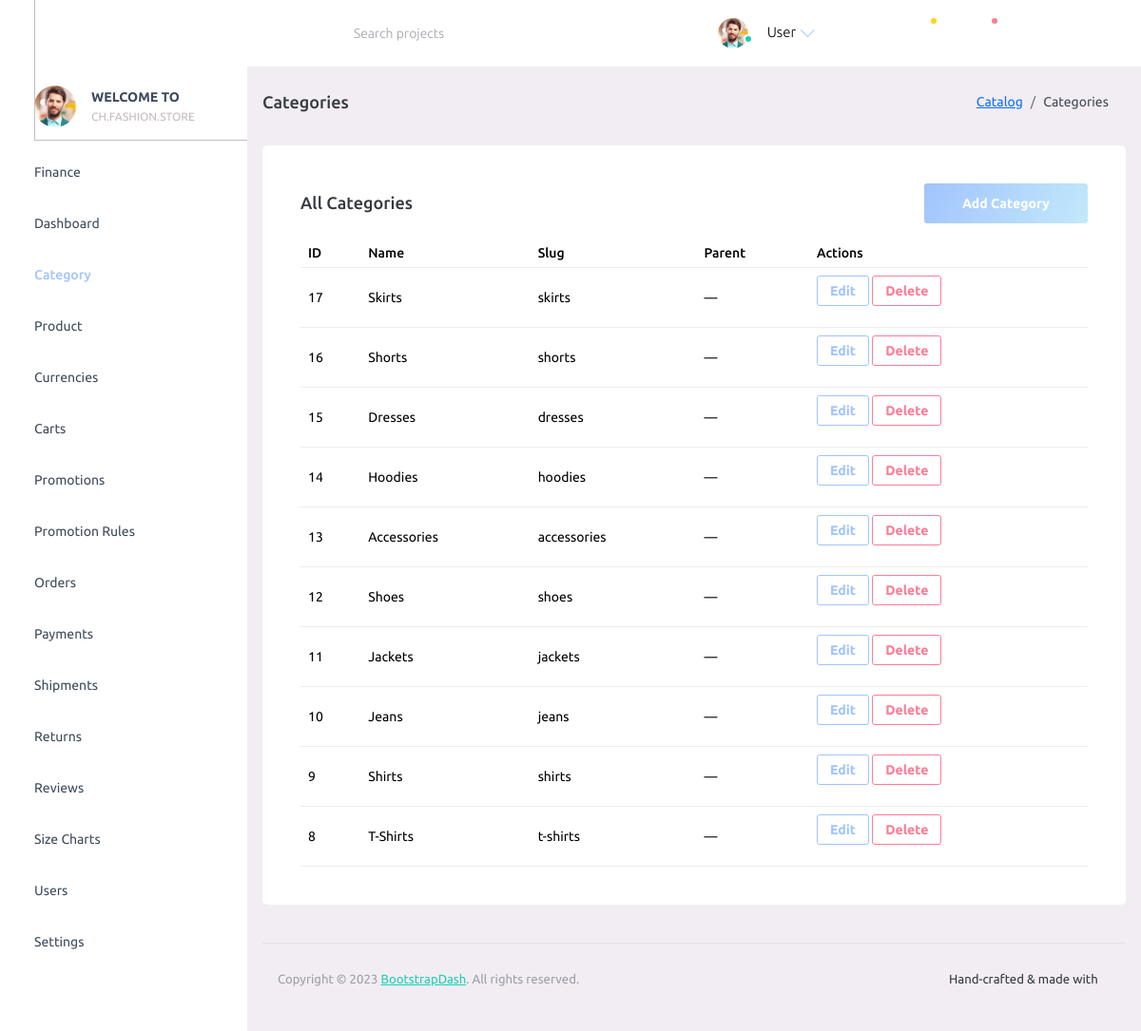
The page /admin/?p=category on the database as committed earlier.
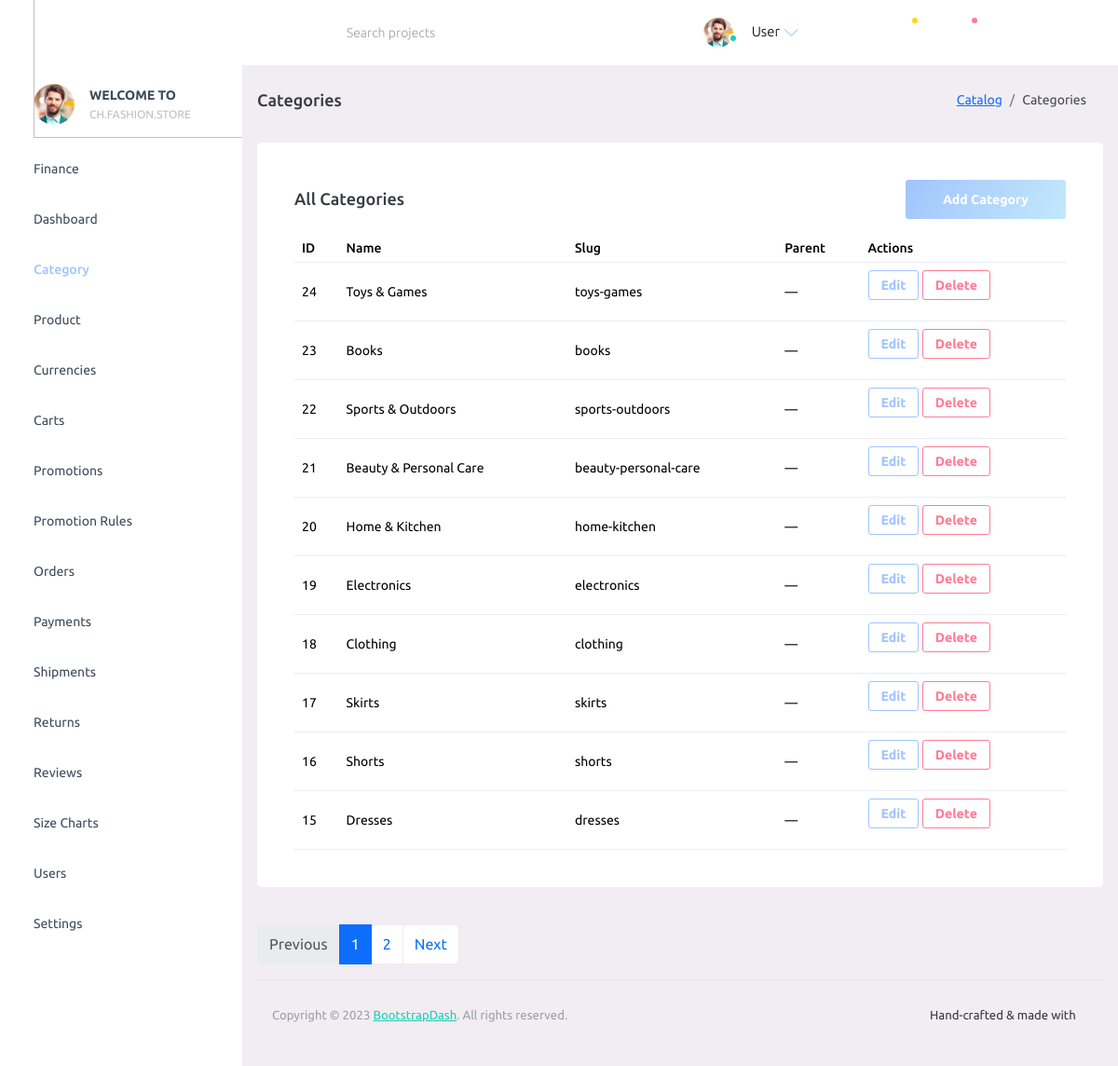
The same page on the database as committed later.
### tables this page shows
CREATE TABLE IF NOT EXISTS `categories` (
  `id` bigint(20) UNSIGNED NOT NULL AUTO_INCREMENT,
  `name` varchar(150) NOT NULL,
  `slug` varchar(180) NOT NULL,
  `parent_id` bigint(20) UNSIGNED DEFAULT NULL,
  PRIMARY KEY (`id`),
  UNIQUE KEY `slug` (`slug`),
  KEY `fk_categories_parent` (`parent_id`)
);

### admin/config/database.php (called while the page is built)
<?php
function db(): PDO
{
      static $pdo = null;
      if ($pdo instanceof PDO) {
            return $pdo;
      }
      $dsn = getenv('FS_DB_DSN') ?: 'mysql:host=127.0.0.1;port=3306;dbname=fashionstore;charset=utf8mb4';
      $user = getenv('FS_DB_USER') ?: 'root';
      $pass = getenv('FS_DB_PASS') ?: '';
      $options = [
            PDO::ATTR_ERRMODE => PDO::ERRMODE_EXCEPTION,
            PDO::ATTR_DEFAULT_FETCH_MODE => PDO::FETCH_ASSOC,
            PDO::ATTR_EMULATE_PREPARES => false,
      ];
      $pdo = new PDO($dsn, $user, $pass, $options);
      try {
            $pdo->exec("SET SESSION sql_mode='STRICT_TRANS_TABLES,ERROR_FOR_DIVISION_BY_ZERO,NO_ENGINE_SUBSTITUTION'");
      } catch (Throwable $e) {
      }
      return $pdo;
}

### admin/config/function.php (called while the page is built, shortened)
<?php
require_once __DIR__ . '/database.php';
function db_all(string $sql, array $params = []): array
{
      $stmt = db()->prepare($sql);
      $stmt->execute($params);
      return $stmt->fetchAll();
}
function db_one(string $sql, array $params = []): ?array
{
      $stmt = db()->prepare($sql);
      $stmt->execute($params);
      $row = $stmt->fetch();
      return $row === false ? null : $row;
}

### admin/pages/category.php (the view, shortened to what the changed rows need)
<?php
require_once __DIR__ . '/../config/function.php';
$page = max(1, (int)($_GET['page'] ?? 1));
$perPage = 10;
$offset = ($page - 1) * $perPage;
$totalRow = db_one('SELECT COUNT(*) AS c FROM categories');
$total = (int)($totalRow['c'] ?? 0);
$totalPages = max(1, (int)ceil($total / $perPage));
$cats = db_all('SELECT id, name, slug, parent_id FROM categories ORDER BY id DESC LIMIT ? OFFSET ?', [$perPage, $offset]);
?>
<div class="row">
      <div class="col-lg-12 grid-margin stretch-card">
            <div class="card">
                  <div class="card-body">
                        <div class="table-responsive">
                              <table class="table" id="categories-table">
                                    <thead>
                                          <tr>
                                                <th>ID</th>
                                                <th>Name</th>
                                                <th>Slug</th>
                                                <th>Parent</th>
                                                <th>Actions</th>
                                          </tr>
                                    </thead>
                                    <tbody>
                                          <?php foreach ($cats as $c): ?>
                                                <tr>
                                                      <td><?php echo (int)$c['id']; ?></td>
                                                      <td><?php echo htmlspecialchars($c['name'], ENT_QUOTES); ?></td>
                                                      <td><?php echo htmlspecialchars($c['slug'], ENT_QUOTES); ?></td>
                                                      <td>
                                                            <?php
                                                            $parentName = '—';
                                                            echo $parentName;
                                                            ?>
                                                      </td>
                                                      <td>
                                                            <button type="button" class="btn btn-sm btn-outline-primary" data-bs-toggle="modal" data-bs-target="#editCategoryModal-<?php echo (int)$c['id']; ?>">Edit</button>
                                                            <form method="post" style="display:inline-block" onsubmit="return confirm('Delete this category?');">
                                                                  <button type="submit" class="btn btn-sm btn-outline-danger">Delete</button>
                                                            </form>
                                                      </td>
                                                </tr>
                                          <?php endforeach; ?>
                                    </tbody>
                              </table>
                        </div>
                  </div>
            </div>
      </div>
</div>
<?php if ($totalPages > 1): ?>
      <nav aria-label="Categories pagination">
            <ul class="pagination">
                  <li class="page-item <?php echo $page <= 1 ? 'disabled' : ''; ?>">
                        <a class="page-link" href="/admin/?p=category&page=<?php echo max(1, $page - 1); ?>">Previous</a>
                  </li>
                  <?php for ($i = 1; $i <= $totalPages; $i++): ?>
                        <li class="page-item <?php echo $i === $page ? 'active' : ''; ?>">
                              <a class="page-link" href="/admin/?p=category&page=<?php echo $i; ?>"><?php echo $i; ?></a>
                        </li>
                  <?php endfor; ?>
                  <li class="page-item <?php echo $page >= $totalPages ? 'disabled' : ''; ?>">
                        <a class="page-link" href="/admin/?p=category&page=<?php echo min($totalPages, $page + 1); ?>">Next</a>
                  </li>
            </ul>
      </nav>
<?php endif; ?>

Rows that differ between the two databases and show on the page:
no longer on this page (row unchanged): categories: id "14", name "Hoodies", slug "hoodies", parentName "—"
no longer on this page (row unchanged): categories: id "13", name "Accessories", slug "accessories", parentName "—"
no longer on this page (row unchanged): categories: id "12", name "Shoes", slug "shoes", parentName "—"
no longer on this page (row unchanged): categories: id "11", name "Jackets", slug "jackets", parentName "—"
no longer on this page (row unchanged): categories: id "10", name "Jeans", slug "jeans", parentName "—"
no longer on this page (row unchanged): categories: id "9", name "Shirts", slug "shirts", parentName "—"
no longer on this page (row unchanged): categories: id "8", name "T-Shirts", slug "t-shirts", parentName "—"
added categories: id "24", name "Toys & Games", slug "toys-games", parentName "—"
added categories: id "23", name "Books", slug "books", parentName "—"
added categories: id "22", name "Sports & Outdoors", slug "sports-outdoors", parentName "—"
added categories: id "21", name "Beauty & Personal Care", slug "beauty-personal-care", parentName "—"
added categories: id "20", name "Home & Kitchen", slug "home-kitchen", parentName "—"
added categories: id "19", name "Electronics", slug "electronics", parentName "—"
added categories: id "18", name "Clothing", slug "clothing", parentName "—"
Other text that changed with them:
text now shown: "Previous Next"
new list line: "1"
new list line: "2"
